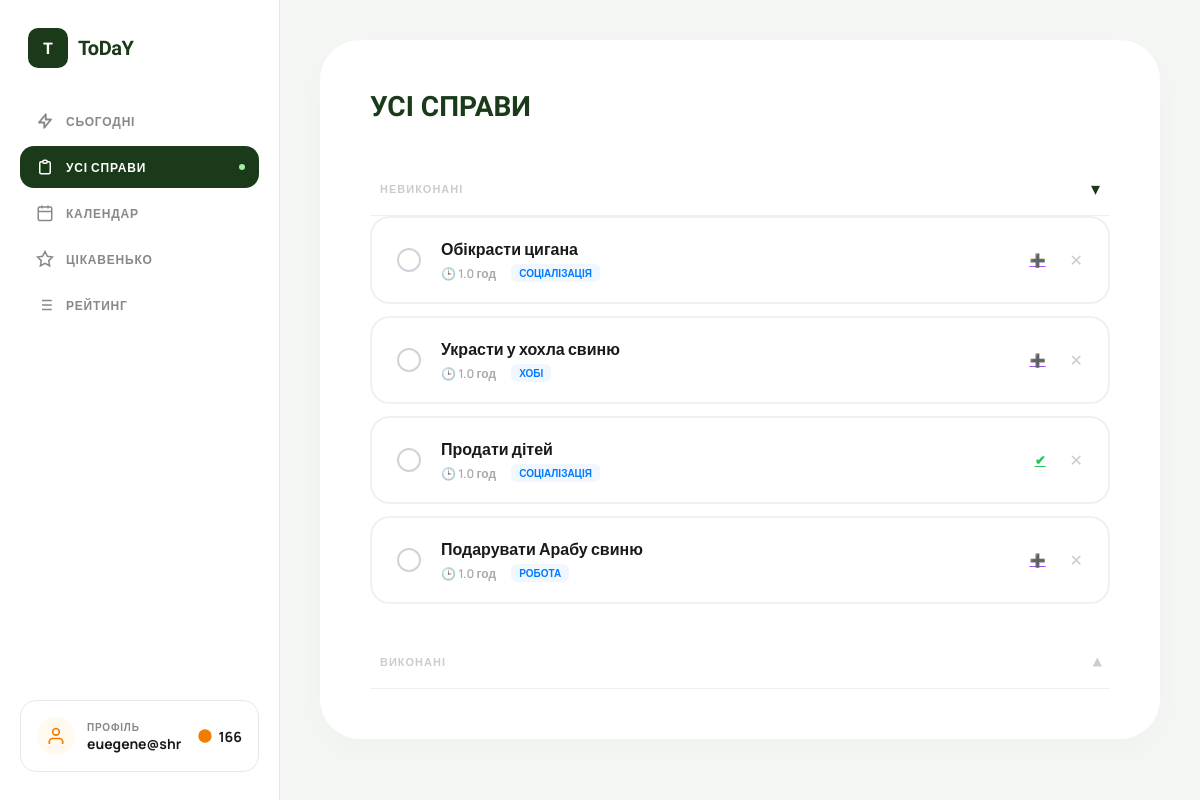
Screenshot of /tasks/ (signed in) with the database file from the repository.
### users/models.py (models this page shows)
class User(AbstractUser):
    email = models.EmailField(unique=True)
    total_points = models.IntegerField(default=0)
    coins = models.IntegerField(default=100)  # added this for coin sysytem
    USERNAME_FIELD = "email"
    REQUIRED_FIELDS = ['username']

### tasks/models.py (models this page shows, shortened)
class Task(models.Model):
    user = models.ForeignKey(User, on_delete=models.CASCADE)
    title = models.CharField(max_length=255)
    category = models.ForeignKey(Category, null=True, blank=True, on_delete=models.SET_NULL)
    planned_date = models.DateField(
        default=timezone.localdate,
        null=True,
        blank=True
    )
    is_for_today = models.BooleanField(default=False)
    deadline_time = models.TimeField(default="23:59") # Непотрібен
    estimated_hours = models.FloatField(default=1)
    is_completed = models.BooleanField(default=False)
    order = models.IntegerField(default=0)
    created_at = models.DateTimeField(auto_now_add=True)
    completed_at = models.DateTimeField(null=True, blank=True)
    def __str__(self):
        return self.title

class Category(models.Model):
    name = models.CharField(max_length=100)
    color = models.CharField(max_length=7, default='#000000')
    user = models.ForeignKey(User, on_delete=models.CASCADE, null=True, blank=True)

### tasks/views.py (the view)
# urls.py: path('', views.task_list, name='task_list'),
@login_required
def task_list(request):
    incomplete = Task.objects.filter(user=request.user, is_completed=False).order_by('order')
    completed = Task.objects.filter(user=request.user, is_completed=True).order_by('-created_at')
    categories = Category.objects.filter(user=request.user)
    print("INCOMPLETE:", incomplete)
    print("COMPLETED:", completed)
    return render(request, 'myapp/general_tasks.html', {
        'incomplete_tasks': incomplete,
        'completed_tasks': completed,
        'categories': categories,
    })

### myapp/templates/myapp/general_tasks.html (shortened to what this page needs)
{% load static %}
<!DOCTYPE html>
<html lang="uk">
<head>
    <link rel="stylesheet" href="{% static 'myapp/css/menu.css' %}">
</head>
<body>
    <aside class="sidebar">
    <div class="logo">
        <div class="logo-icon">T</div>
        <div class="logo-text">ToDaY</div>
    </div>
    <a href="{% url 'tasks:today_tasks' %}" class="nav-label">
        <svg fill="none" viewBox="0 0 24 24" stroke="currentColor" stroke-width="2.5">
        <path stroke-linecap="round" stroke-linejoin="round" d="M13 10V3L4 14h7v7l9-11h-7z"/>
        </svg>
        СЬОГОДНІ
    </a>
    <a href="{% url 'tasks:task_list' %}" class="nav-label chosen">
        <svg fill="none" viewBox="0 0 24 24" stroke="currentColor" stroke-width="2">
        <path stroke-linecap="round" stroke-linejoin="round" d="M9 5H7a2 2 0 00-2 2v12a2 2 0 002 2h10a2 2 0 002-2V7a2 2 0 00-2-2h-2M9 5a2 2 0 002 2h2a2 2 0 002-2M9 5a2 2 0 012-2h2a2 2 0 012 2"/>
        </svg>
        УСІ СПРАВИ
        <span class="nav-dot"></span>
    </a>
    <a href="{% url 'myapp:calendar' %}" class="nav-label" style="text-decoration:none;">
        <svg fill="none" viewBox="0 0 24 24" stroke="currentColor" stroke-width="2">
        <rect x="3" y="4" width="18" height="18" rx="2" ry="2"/>
        <line x1="16" y1="2" x2="16" y2="6"/><line x1="8" y1="2" x2="8" y2="6"/>
        <line x1="3" y1="10" x2="21" y2="10"/>
        </svg>
        КАЛЕНДАР
    </a>
    <a href="{% url 'myapp:interesting' %}" class="nav-label">
        <svg fill="none" viewBox="0 0 24 24" stroke="currentColor" stroke-width="2">
        <polygon points="12 2 15.09 8.26 22 9.27 17 14.14 18.18 21.02 12 17.77 5.82 21.02 7 14.14 2 9.27 8.91 8.26 12 2"/>
        </svg>
        ЦІКАВЕНЬКО
    </a>
    <a href="{% url 'rating:my_rating' %}" class="nav-label" >
    <svg fill="none" viewBox="0 0 24 24" stroke="currentColor" stroke-width="2">
        <path d="M8 6h13M8 12h13M8 18h13M3 6h.01M3 12h.01M3 18h.01"/>
    </svg>
    РЕЙТИНГ
    </a>
    <div class="sidebar-spacer"></div>
    <a href="{% url 'myapp:profile' %}" class="profile-card" style="text-decoration: none; color: inherit; display: flex;">
        <div class="profile-avatar">
        <svg width="20" height="20" fill="none" viewBox="0 0 24 24" stroke="currentColor" stroke-width="2">
            <path stroke-linecap="round" stroke-linejoin="round" d="M20 21v-2a4 4 0 00-4-4H8a4 4 0 00-4 4v2"/>
            <circle cx="12" cy="7" r="4"/>
        </svg>
        </div>
        <div class="profile-info">
        <div class="profile-label">Профіль</div>
        <div class="profile-name">{{ request.user.username }}</div>
        </div>
        <div class="coins">
        <svg width="16" height="16" fill="currentColor" viewBox="0 0 24 24" style="color:var(--orange)">
            <circle cx="12" cy="12" r="10"/>
        </svg>
        {{ request.user.coins|default:0 }}
        </div>
    </a>
    </aside>
    <main class="general-container">
        <div class="white-card">
            <h1 class="page-title">УСІ СПРАВИ</h1>
            <div class="accordion-section">
                <button class="accordion-header active" onclick="toggleAccordion('incomplete-list', this)">
                    <span class="label-text">НЕВИКОНАНІ</span>
                    <span class="arrow">▾</span>
                </button>
                <div id="incomplete-list" class="accordion-content open">
                    {% for task in incomplete_tasks %}
                    <div class="task-item">
                        <a href="{% url 'tasks:complete_task' task.id %}" class="circle-check"></a>
                        <div class="task-content">
                            <div class="task-name">{{ task.title }}</div>
                            <div class="task-meta-row">
                                <span class="time-info">🕒 {{ task.estimated_hours }} год</span>
                                <span class="cat-tag">{{ task.category.name|upper|default:"" }}</span>
                            </div>
                        </div>
                        {% if task.is_for_today %}
                            <a href="{% url 'tasks:move_to_today' task.id %}" class="lightning-btn today" title="Вже на сьогодні">✔</a>
                        {% else %}
                            <a href="{% url 'tasks:move_to_today' task.id %}" class="lightning-btn not-today" title="Додати на сьогодні">➕</a>
                        {% endif %}
                        <a href="{% url 'tasks:delete_task' task.id %}"
                            onclick="return confirm('Видалити завдання?')"
                            style="color:#ccc; font-size:16px; text-decoration:none; margin-left:4px;"
                            title="Видалити">✕</a>
                    </div>
                    {% empty %}
                        <p class="empty-msg">Список порожній</p>
                    {% endfor %}
                </div>
            </div>
            <div class="accordion-section">
                <button class="accordion-header" onclick="toggleAccordion('completed-list', this)">
                    <span class="label-text">ВИКОНАНІ</span>
                    <span class="arrow">▸</span>
                </button>
            </div>
        </div>
    </main>
</body>
</html>

### myapp/static/myapp/css/menu.css (style rules this page uses)
:root { --green-dark: #1a3a1a; --green-mid: #2d5a2d; --green-accent: #3d7a3d; --orange: #f07c00; --orange-light: #ff9a1f; --purple: #6b0f4e; --bg: #f4f6f4; --card-bg: #ffffff; --text-dark: #1a1a1a; --text-muted: #888; --border: #e8e8e8; }
* { margin: 0; padding: 0; box-sizing: border-box; }
body { font-family: 'Manrope', sans-serif; background: var(--bg); display: flex; height: 100vh; overflow: hidden; color: var(--text-dark); }
.sidebar { width: 280px; flex-shrink: 0; background: hsl(0, 0%, 100%); border-right: 1px solid var(--border); display: flex; flex-direction: column; padding: 28px 20px; gap: 4px; position: sticky; top: 0; height: 100vh; }
.logo { display: flex; align-items: center; gap: 10px; padding: 0 8px; margin-bottom: 28px; }
.logo-icon { width: 40px; height: 40px; background: var(--green-dark); border-radius: 10px; display: flex; align-items: center; justify-content: center; color: white; font-family: 'Unbounded', sans-serif; font-weight: 900; font-size: 16px; }
.logo-text { font-family: 'Unbounded', sans-serif; font-weight: 700; font-size: 20px; color: var(--green-dark); letter-spacing: -0.5px; }
.nav-label { text-decoration: none; display: flex; align-items: center; gap: 12px; padding: 12px 16px; border-radius: 14px; cursor: pointer; color: #888; font-size: 12px; font-weight: 700; letter-spacing: 0.8px; text-transform: uppercase; transition: all 0.2s; position: relative; user-select: none; }
.sidebar .chosen { background: var(--green-dark); color: white; border-radius: 14px; position: relative; transition: background 0.2s, color 0.2s; }
.sidebar .chosen svg { stroke: white; }
.sidebar .chosen .nav-dot { display: block; background: #a0f0a0; }
.nav-dot { display: none; width: 6px; height: 6px; background: #7fff7f; border-radius: 50%; position: absolute; right: 14px; }
.nav-label svg { width: 18px; height: 18px; flex-shrink: 0; }
.sidebar-spacer { flex: 1; }
.profile-card { background: white; border-radius: 16px; padding: 16px; display: flex; align-items: center; gap: 12px; border: 1px solid var(--border); }
.profile-avatar { width: 38px; height: 38px; border-radius: 50%; background: #fff9ef; display: flex; align-items: center; justify-content: center; color: var(--orange); flex-shrink: 0; }
.profile-info { flex: 1; }
.profile-label { font-size: 10px; letter-spacing: 0.8px; text-transform: uppercase; color: var(--text-muted); font-weight: 700; }
.profile-name { font-size: 14px; font-weight: 700; color: var(--text-dark); }
.coins { display: flex; align-items: center; gap: 5px; font-weight: 700; font-size: 14px; color: var(--text-dark); }
.coins svg { color: white; }

### rows the page displays
User: user.username "euegene@shr", user.coins "166"
Task: title "Обікрасти цигана", estimated_hours "1.0", category.name "СОЦІАЛІЗАЦІЯ"
Task: title "Украсти у хохла свиню", estimated_hours "1.0", category.name "ХОБІ"
Task: title "Продати дітей", estimated_hours "1.0", category.name "СОЦІАЛІЗАЦІЯ"
Task: title "Подарувати Арабу свиню", estimated_hours "1.0", category.name "РОБОТА"
